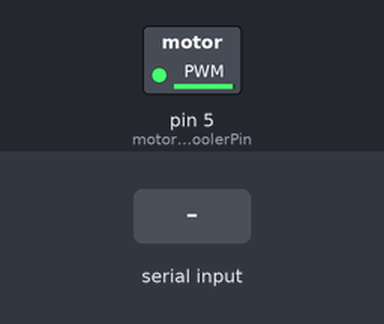
The sketch below on a simulated Arduino Uno, built with avr-gcc and run on an emulated ATmega328P. On the bench: switched loads named in the sketch (green lamp = pin HIGH). The inputs (shaded band) are chosen by the test bench.

Above: at 1.2 s.
1.3 s: "200\n" received over Serial
Timing chart, 0 to 4.3 s (numbered marks = the images above; inputs shaded):
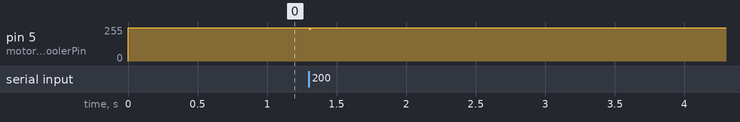

Measured:
- after the input at 1.3 s, pin 5 (motor_spoolerPin): 249/255 → 240/255 at once, → 249/255 0.01 s later

The sketch:

pinch_roller.ino
```cpp
#include <PID_v1.h>

//Pinch roller feedback by N. Seymour-Smith
//Modified from:
//Filament Winder by Ian Johnson

#include <EEPROM.h>

//Spooler PID Setup
#include <PID_v1.h>
int Setpoint, Input, Output;                            //Define PID Variables
//PID pullPID(&Input, &Output, &Setpoint, 1, 0, 0, DIRECT);    //Specify the links and initial tuning parameters

float kp = 1.0;
int error = 0;

//Digital Pins
int motor_spoolerPin = 5;     //PWM pin for spooler motor

//Variables for puller speed control
int line_position;
int puller_speed = 125;
int speed_offset = 125;

//Serial communication
const int buff = 20;
char command[buff]; // Command string (time in sec, to record)
char inChar; // incoming character
byte index = 0; // string index

void setup ()
{
  Serial.begin (9600);
  while(!Serial);
  Serial.setTimeout(10);
  pinMode(motor_spoolerPin, OUTPUT);

  //Pull PID
    //initialize the variables
  Setpoint = 190;                       //The value PID trys to maintain.  The number controls the amount of tension on the spool.
  line_position = Setpoint;
//  Input = line_position;
 // pullPID.SetMode(AUTOMATIC);          //turn the PID on
 // pullPID.SetControllerDirection(REVERSE);
}

void loop ()
{
//serial_output();       //Go to the function that outputs messages to the serial monitor.  Comment this out to turn them all off.
serial_check();
pull_control();       //Go to the spool_control function for auto control

}


void serial_check()
{
  if(Serial.available())
  {
   line_position = Serial.parseInt();
  }
}

void pull_control()
{
//  Serial.print(line_position);
//  Serial.print(", ");
//  Serial.print(error);
//  Serial.print(", ");
//  Serial.println(Output);
  Input = line_position;                 //Get line position from sensors
//  pullPID.Compute();  //Run the PID
 // Output = (Output / 1.5);             //Scale the Output from 0-300 to 0-255)
  error = Input - Setpoint;
  Output = int(kp*error);
  if (Output <= 0) {Output = 1;}         //Limit the output to the range of 0-255)
  if (Output >= 222){Output = 255;}
  puller_speed = - Output + 125 + speed_offset;
  if (puller_speed <= 0) { puller_speed = 1;}
  if (puller_speed >= 255) {puller_speed = 255;}
  analogWrite(motor_spoolerPin,puller_speed);   //Set the spool speed to the PID result


}
```
